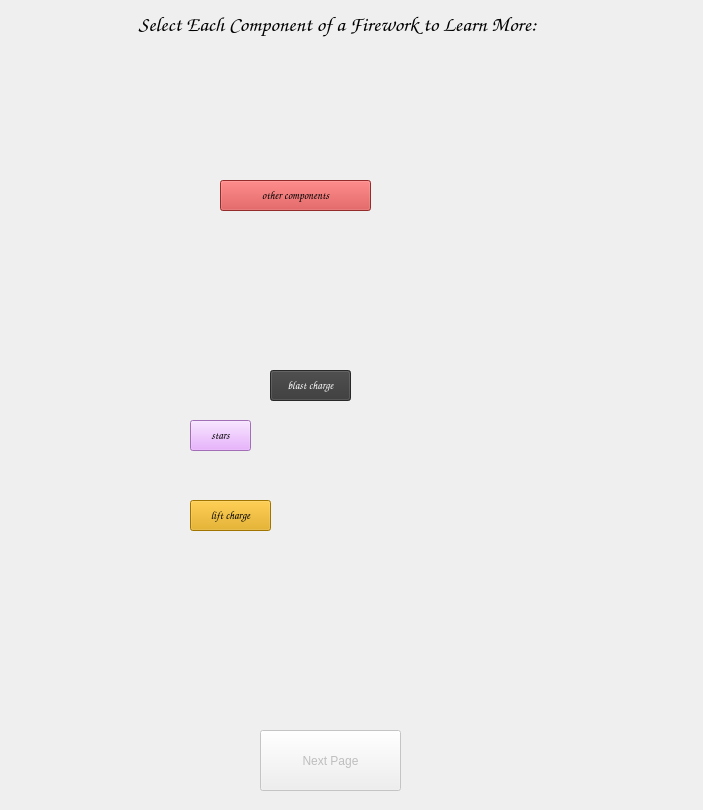
<?xml version="1.0" encoding="UTF-8"?>
<ui version="4.0">
 <class>TutorialPage</class>
 <widget class="QWidget" name="TutorialPage">
  <property name="geometry">
   <rect>
    <x>0</x>
    <y>0</y>
    <width>703</width>
    <height>810</height>
   </rect>
  </property>
  <property name="minimumSize">
   <size>
    <width>703</width>
    <height>810</height>
   </size>
  </property>
  <property name="windowTitle">
   <string>Form</string>
  </property>
  <widget class="QPushButton" name="starButton">
   <property name="geometry">
    <rect>
     <x>190</x>
     <y>420</y>
     <width>61</width>
     <height>31</height>
    </rect>
   </property>
   <property name="font">
    <font>
     <family>Comic Sans MS</family>
     <pointsize>8</pointsize>
    </font>
   </property>
   <property name="styleSheet">
    <string notr="true">background-color: rgb(227, 156, 255);
color: rgb(0, 0, 0);
alternate-background-color: rgb(227, 156, 255);</string>
   </property>
   <property name="text">
    <string>stars</string>
   </property>
   <property name="iconSize">
    <size>
     <width>240</width>
     <height>240</height>
    </size>
   </property>
  </widget>
  <widget class="QLabel" name="fireworkDiagram">
   <property name="geometry">
    <rect>
     <x>100</x>
     <y>50</y>
     <width>491</width>
     <height>671</height>
    </rect>
   </property>
   <property name="text">
    <string/>
   </property>
   <property name="pixmap">
    <pixmap resource="Resources.qrc">:/TutorialResources/Resources/mainrocketdiagram.png</pixmap>
   </property>
   <property name="scaledContents">
    <bool>true</bool>
   </property>
  </widget>
  <widget class="QLabel" name="label">
   <property name="geometry">
    <rect>
     <x>7</x>
     <y>9</y>
     <width>661</width>
     <height>31</height>
    </rect>
   </property>
   <property name="font">
    <font>
     <family>Comic Sans MS</family>
     <pointsize>16</pointsize>
     <bold>true</bold>
     <underline>false</underline>
     <strikeout>false</strikeout>
     <kerning>true</kerning>
    </font>
   </property>
   <property name="text">
    <string>Select Each Component of a Firework to Learn More:</string>
   </property>
   <property name="alignment">
    <set>Qt::AlignCenter</set>
   </property>
  </widget>
  <widget class="QPushButton" name="nextButton">
   <property name="enabled">
    <bool>false</bool>
   </property>
   <property name="geometry">
    <rect>
     <x>260</x>
     <y>730</y>
     <width>141</width>
     <height>61</height>
    </rect>
   </property>
   <property name="text">
    <string>Next Page</string>
   </property>
  </widget>
  <widget class="QPushButton" name="blastButton">
   <property name="geometry">
    <rect>
     <x>270</x>
     <y>370</y>
     <width>81</width>
     <height>31</height>
    </rect>
   </property>
   <property name="font">
    <font>
     <family>Comic Sans MS</family>
     <pointsize>8</pointsize>
    </font>
   </property>
   <property name="styleSheet">
    <string notr="true">background-color: rgb(56, 56, 56);
color: rgb(255, 255, 255);
alternate-background-color: rgb(56, 56, 56);</string>
   </property>
   <property name="text">
    <string>blast charge</string>
   </property>
   <property name="iconSize">
    <size>
     <width>240</width>
     <height>240</height>
    </size>
   </property>
  </widget>
  <widget class="QPushButton" name="liftButton">
   <property name="geometry">
    <rect>
     <x>190</x>
     <y>500</y>
     <width>81</width>
     <height>31</height>
    </rect>
   </property>
   <property name="font">
    <font>
     <family>Comic Sans MS</family>
     <pointsize>8</pointsize>
    </font>
   </property>
   <property name="styleSheet">
    <string notr="true">background-color: rgb(226, 162, 0);
color: rgb(0, 0, 0);
alternate-background-color: rgb(226, 162, 0);</string>
   </property>
   <property name="text">
    <string>lift charge</string>
   </property>
   <property name="iconSize">
    <size>
     <width>240</width>
     <height>240</height>
    </size>
   </property>
  </widget>
  <widget class="QPushButton" name="otherButton">
   <property name="geometry">
    <rect>
     <x>220</x>
     <y>180</y>
     <width>151</width>
     <height>31</height>
    </rect>
   </property>
   <property name="font">
    <font>
     <family>Comic Sans MS</family>
     <pointsize>8</pointsize>
    </font>
   </property>
   <property name="styleSheet">
    <string notr="true">background-color: rgb(209, 61, 61);
color: rgb(0, 0, 0);
alternate-background-color: rgb(209, 61, 61);</string>
   </property>
   <property name="text">
    <string>other components</string>
   </property>
   <property name="iconSize">
    <size>
     <width>240</width>
     <height>240</height>
    </size>
   </property>
  </widget>
  <zorder>fireworkDiagram</zorder>
  <zorder>label</zorder>
  <zorder>nextButton</zorder>
  <zorder>starButton</zorder>
  <zorder>blastButton</zorder>
  <zorder>liftButton</zorder>
  <zorder>otherButton</zorder>
 </widget>
 <resources>
  <include location="Resources.qrc"/>
 </resources>
 <connections/>
</ui>
